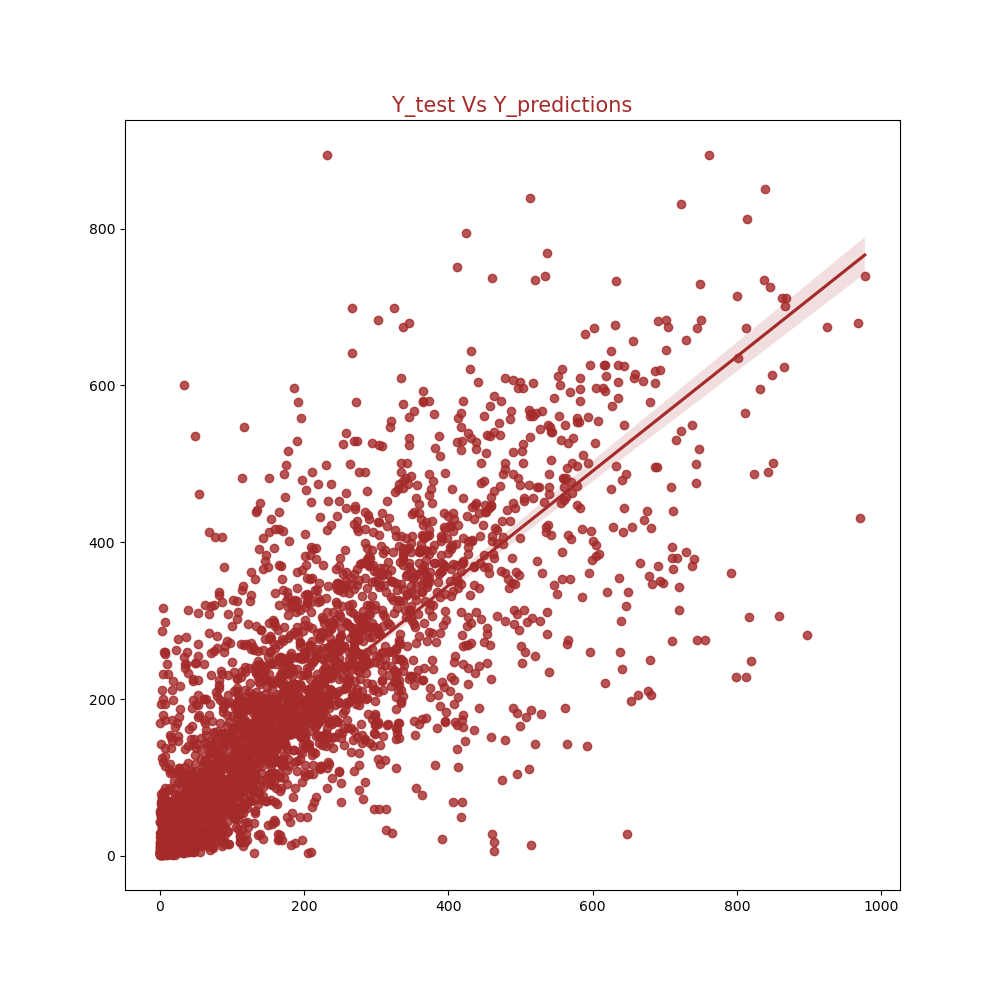

Python code for this plot:
import argparse
import os
import sys
import warnings
import pandas as pd
import tensorflow as tf
import numpy as np
import seaborn as sns
import matplotlib.pyplot as plt
import warnings
from sklearn.linear_model import LinearRegression
from sklearn.neighbors import KNeighborsRegressor
from sklearn.model_selection import GridSearchCV
from sklearn.metrics import mean_squared_error, mean_absolute_error, roc_auc_score
from sklearn.preprocessing import MinMaxScaler
from sklearn.cross_decomposition import PLSRegression
from tensorflow.keras.layers import Dense, Activation
from tensorflow.keras.models import Sequential
from sklearn.model_selection import train_test_split
from sklearn.tree import DecisionTreeRegressor
from sklearn.ensemble import GradientBoostingRegressor

warnings.filterwarnings("ignore")

TRAIN_SPLIT = 8000
SEED = 101
past_history = 24
future_target = 0
BATCH_SIZE = 256
BUFFER_SIZE = 8000
STEPS_PER_EPOCH = 200
EPOCHS = 10
def temperature_segments(value):
    if value < 5:
        return 2.5
    elif value < 15  and value > 5:
        return 10
    elif value < 25 and value > 15:
        return 20
    elif value < 35 and value > 25:
        return 30
    else:
        return 40

def univariate_data(dataset, start_index, end_index, history_size, target_size):
    data = []
    labels = []
    
    start_index = start_index + history_size
    
    if end_index is None:
        end_index = len(dataset) - target_size
        
    for i in range(start_index, end_index):
        indices = range(i - history_size, i)
        data.append(np.reshape(dataset[indices], (history_size, 1)))
        labels.append(dataset[i + target_size])
    return np.array(data), np.array(labels)

def multivariate_data(dataset, target, start_index, end_index, history_size, target_size, step, single_step = False):
    data = []
    labels = []
    
    start_index = start_index + history_size
    
    if end_index is None:
        end_index = len(dataset) - target_size
     

    for i in range(start_index, end_index):
        indices = range(i - history_size, i, step)
        data.append(dataset[indices])
        
        if single_step:
            labels.append(target[i + target_size])
        else:
            labels.append(target[i: i + target_size])
    return np.array(data), np.array(labels)

def create_time_steps(length):
    return (list(range(-length, 0)))

def mwa(history):
    return np.mean(history)
def data_processing(filepath):
    df= pd.read_csv(filepath)
    df['day']= df['datetime'].apply(lambda x: x[8:10])
    df['month']= df['datetime'].apply(lambda x: int(x[5:7]))
    df['hour']= df['datetime'].apply(lambda x: int(x[11:13]))
    temp_max = df['temp'].max()
    temp_min = df['temp'].min()
    df['Temperature_converted'] = df['temp'].apply(lambda x: x * (temp_max - temp_min) + temp_min )
    df['Temperature_segments'] = df['temp'].apply(temperature_segments)
    df['day'] = df['day'].apply(lambda x: int(x))
    df.drop(['casual', 'registered'], axis = 1, inplace = True)
    df['dteday'] = df['datetime'].apply(lambda x: x[:10])

    return df 

def show_plot(plot_data, delta, title):
    labels = ['History', 'True Future', 'Model Prediction']
    marker = ['.-', 'bx', 'go']
    time_steps = create_time_steps(plot_data[0].shape[0])
    
    if delta: 
        future = delta
    else:
        future = 0
        
    plt.figure(figsize = (20, 10))    
    plt.title(title, fontsize = 20)

    for i, x in enumerate(plot_data):
        if i:
            plt.plot(future, plot_data[i], marker[i], markersize = 10, label = labels[i])
        else:
            plt.plot(time_steps, plot_data[i].flatten(), marker[i], label = labels[i])
    plt.legend()
    plt.xlim([time_steps[0], (future + 5) * 2])

def plot_function(dataframe):
    fig, axes = plt.subplots(1, 2, figsize = (15, 5))
    sns.lineplot(ax = axes[0], x = dataframe.columns[0], y = 'Mean Absolute Error', data = dataframe)
    axes[0].set_title('Number of Components Vs Mean Absolute Error', fontsize = 15)
    sns.lineplot(ax = axes[1], x = dataframe.columns[0], y = 'Mean Squared Error', data = dataframe)
    axes[1].set_title('Number of Components Vs Mean Squared Error', fontsize = 15)
    fig.tight_layout()

def plot_train_history(history, title):
    loss = history.history['loss']
    val_loss = history.history['val_loss']
    
    epochs = range(len(loss))
    plt.figure(figsize = (20, 10))
    plt.plot(epochs, loss, 'b', label = 'Training Loss')
    plt.plot(epochs, val_loss, 'r', label = 'Validation Loss')
    plt.title(title, fontsize = 15)
    plt.legend()
    plt.grid()
    
    plt.show()


def train_univariate(df,):
    univariate_data_df = df['count']
    univariate_data_df.index = df['dteday']
    uni_data = univariate_data_df.values

    tf.random.set_seed(SEED)
    uni_train_mean = uni_data[: TRAIN_SPLIT].mean()
    uni_train_std = uni_data[: TRAIN_SPLIT].std()
    uni_data = (uni_data - uni_train_mean) / uni_train_std
    x_train_uni, y_train_uni = univariate_data(uni_data, 0, TRAIN_SPLIT, past_history, future_target)
    x_val_uni, y_val_uni = univariate_data(uni_data, TRAIN_SPLIT, None, past_history, future_target)
    show_plot([x_train_uni[0], y_train_uni[0]], 0, 'Sample Example')
    i = 20
    show_plot([x_train_uni[i], y_train_uni[i], mwa(x_train_uni[i])], 0, 'Moving Average Prediction')
    i = 25
    show_plot([x_train_uni[i], y_train_uni[i], mwa(x_train_uni[i])], 0, 'Moving Average Prediction')


    train_univariate = tf.data.Dataset.from_tensor_slices((x_train_uni, y_train_uni))
    train_univariate = train_univariate.cache().shuffle(BUFFER_SIZE).batch(BATCH_SIZE).repeat()

    val_univariate = tf.data.Dataset.from_tensor_slices((x_val_uni, y_val_uni))
    val_univariate = val_univariate.cache().shuffle(BUFFER_SIZE).batch(BATCH_SIZE).repeat()
    simple_lstm_model = tf.keras.models.Sequential([tf.keras.layers.LSTM(32, input_shape = x_train_uni.shape[-2:]),
                                              tf.keras.layers.Dense(1)])

    simple_lstm_model.compile(optimizer = 'adam', loss = 'mae')


    simple_lstm_model.fit(train_univariate, epochs = EPOCHS, steps_per_epoch = STEPS_PER_EPOCH, validation_data = val_univariate, 
                        validation_steps = 50)
    for x, y in val_univariate.take(5):
        plot = show_plot([x[0].numpy(), y[0].numpy(), simple_lstm_model.predict(x)[0]], 0, 
                        'Simple LSTM model')
                                                    



def train_multivariate(df,):
    features_considered = ['season', 'holiday', 'workingday', 'windspeed', 'temp']
    features = df[features_considered]
    features.index = df['dteday']
    features.head()
    dataset = features.values
    data_mean = dataset[: TRAIN_SPLIT].mean(axis = 0)
    data_std = dataset[: TRAIN_SPLIT].std(axis = 0)

    dataset = (dataset - data_mean) / data_std

    STEP = 1

    x_train_single, y_train_single = multivariate_data(dataset, dataset[:, 1], 0, TRAIN_SPLIT, past_history,
                                                    future_target, STEP, single_step = True)
    x_val_single, y_val_single = multivariate_data(dataset, dataset[:, 1], TRAIN_SPLIT, None, past_history,
                                                future_target, STEP, single_step = True)
    train_data_single = tf.data.Dataset.from_tensor_slices((x_train_single, y_train_single))
    train_data_single = train_data_single.cache().shuffle(BUFFER_SIZE).batch(BATCH_SIZE).repeat()

    val_data_single = tf.data.Dataset.from_tensor_slices((x_val_single, y_val_single))
    val_data_single = val_data_single.batch(BATCH_SIZE).repeat()
    single_step_model = tf.keras.models.Sequential()

    single_step_model.add(tf.keras.layers.LSTM(60, 
                                            input_shape = x_train_single.shape[-2:]))
    single_step_model.add(tf.keras.layers.Dense(1))
    single_step_model.compile(optimizer = tf.keras.optimizers.RMSprop(), loss = 'mae')
    single_step_history = single_step_model.fit(train_data_single, epochs = EPOCHS, steps_per_epoch = STEPS_PER_EPOCH,
                                           validation_data = val_data_single,
                                           validation_steps = 50)
    plot_train_history(single_step_history, 'Training Mean Absolute Error')

def train_ML_data(df):
    df.drop(['dteday','datetime'], axis = 1, inplace = True)
    X = df.drop(['count'], axis = 1).values
    y = df['count'].values
    X_train, X_cv, y_train, y_cv = train_test_split(X, y, test_size = 0.3, random_state = 101)
    scaler = MinMaxScaler()
    scaler.fit(X_train)
    X_train = scaler.transform(X_train)
    X_cv = scaler.transform(X_cv)
    return X_train, X_cv, y_train, y_cv

def train_DNN(X_train, X_cv, y_train, y_cv):
    model = Sequential()
    model.add(Dense(100, activation = 'relu'))
    model.add(Dense(50, activation = 'relu'))
    model.add(Dense(25, activation = 'relu'))
    model.add(Dense(10, activation = 'relu'))
    model.add(Dense(5, activation = 'relu'))
    model.add(Dense(1))
    model.compile(optimizer = 'adam', loss = 'MSE', metrics = ['MSE', 'MAE'])
    model.fit(X_train, y_train, epochs = 500, verbose = 1, validation_data = (X_cv, y_cv))
    plt.figure(figsize = (10, 10))
    sns.regplot(y_cv, model.predict(X_cv), marker = '+', color = 'maroon')
    plt.title('Y_test Vs Y_predictions', color = 'maroon', fontsize = 15)
    plt.savefig('train.png')

def train_KNN(X_train, X_cv, y_train, y_cv):
    model = KNeighborsRegressor()
    mean_squared_error_list = []
    mean_absolute_error_list = []
    roc_auc_score_list = []
    K_nearest_neighbors = [2, 3, 5, 8, 10, 11, 15, 20]
    for i in K_nearest_neighbors:
        model = KNeighborsRegressor(n_neighbors = i)
        model.fit(X_train, y_train)
        y_predict = model.predict(X_cv)
        mean_squared_error_list.append(mean_squared_error(y_predict, y_cv))
        mean_absolute_error_list.append(mean_absolute_error(y_predict, y_cv))
    knn_dictionary = {'K Nearest Neighbors': K_nearest_neighbors, 'Mean Squared Error': mean_squared_error_list, 'Mean Absolute Error': mean_absolute_error_list}
    knn_dataframe = pd.DataFrame(knn_dictionary)
    print(knn_dataframe)
    best_neighbor_index = np.argmin(mean_squared_error_list)
    best_neighbor = K_nearest_neighbors[best_neighbor_index]
    model = KNeighborsRegressor(n_neighbors = best_neighbor)
    model.fit(X_train, y_train)
    y_predict = model.predict(X_cv)
    plt.figure(figsize = (10, 10))
    sns.regplot(y_cv, y_predict, color = 'brown')
    plt.title('Y_test Vs Y_predictions', fontsize = 15, color = 'brown')
    plt.show()

def train_PLSReg(X_train, X_cv, y_train, y_cv):
    n_components_list = [2, 3, 5, 7, 10]
    mean_squared_error_list = []
    mean_absolute_error_list = []
    for i in n_components_list:
        model = PLSRegression(n_components = i)
        model.fit(X_train, y_train)
        y_predict = model.predict(X_cv)
        mean_squared_error_list.append(mean_squared_error(y_predict, y_cv))
        mean_absolute_error_list.append(mean_absolute_error(y_predict, y_cv))
    pls_regression_dict = {'Number of Components': n_components_list, 'Mean Absolute Error': mean_absolute_error_list,
                        'Mean Squared Error': mean_squared_error_list}
    pls_regression_dataframe = pd.DataFrame(pls_regression_dict)
    print(pls_regression_dataframe)
    best_n_components_index = np.argmin(mean_squared_error_list)
    best_n_components = n_components_list[best_n_components_index]
    model = PLSRegression(n_components = best_n_components)
    model.fit(X_train, y_train)
    y_predict = model.predict(X_cv)
    plt.figure(figsize = (10, 10))
    sns.regplot(y_cv, y_predict, color = 'brown')
    plt.title('Y_test Vs Y_predictions', fontsize = 15, color = 'brown')
    plt.show()

def train_DecisionTreeReg(X_train, X_cv, y_train, y_cv):
    max_depth_list = [10, 15, 16, 17, 18, 20, 25]
    mean_absolute_error_list = []
    mean_squared_error_list = []
    for i in max_depth_list:
        model = DecisionTreeRegressor(max_depth = i)
        model.fit(X_train, y_train)
        y_predict = model.predict(X_cv)
        mean_absolute_error_list.append(mean_absolute_error(y_predict, y_cv))
        mean_squared_error_list.append(mean_squared_error(y_predict, y_cv))
    decision_tree_dict = {'Max Depth': max_depth_list, 'Mean Absolute Error': mean_absolute_error_list,
                        'Mean Squared Error': mean_squared_error_list}
    decision_tree_dataframe = pd.DataFrame(decision_tree_dict)
    print(decision_tree_dataframe)
    best_max_depth_index = np.argmin(mean_absolute_error_list)
    best_max_depth = max_depth_list[best_max_depth_index]
    model = DecisionTreeRegressor(max_depth = best_max_depth)
    model.fit(X_train, y_train)
    y_predict = model.predict(X_cv)
    plt.figure(figsize = (10, 10))
    sns.regplot(y_predict, y_cv, marker = '*', color = 'green')
    plt.title('Y_test Vs Y_predictions', fontsize = 15, color = 'green')
    plt.show()

def train_GradientBoostingReg(X_train, X_cv, y_train, y_cv):
    n_estimators_list = [25, 50, 100, 150, 200, 400, 1000]
    mean_squared_error_list = []
    mean_absolute_error_list = []
    for i in n_estimators_list:
        model = GradientBoostingRegressor(n_estimators = i, max_depth = 10)
        model.fit(X_train, y_train)
        y_predict = model.predict(X_cv)
        mean_squared_error_list.append(mean_squared_error(y_cv, y_predict))
        mean_absolute_error_list.append(mean_absolute_error(y_cv, y_predict))
    gradient_boosting_regressor_dict = {"Number of Estimators": n_estimators_list, "Mean Absolute Error": mean_absolute_error_list,
                                    "Mean Squared Error": mean_squared_error_list}
    gradient_boosting_regressor_dataframe = pd.DataFrame(gradient_boosting_regressor_dict) 
    print(gradient_boosting_regressor_dataframe)  
    n_estimators_index = np.argmin(mean_squared_error_list)
    best_n_estimators = n_estimators_list[n_estimators_index]
    model = GradientBoostingRegressor(n_estimators = best_n_estimators, max_depth = 10)
    model.fit(X_train, y_train)
    y_predict = model.predict(X_cv)
    plt.figure(figsize = (10, 10))
    sns.regplot(y_predict, y_cv, marker = 'o', color = 'blue')
    plt.title("Y_test Vs Y_predictions", fontsize = 15, color = 'blue')
    plt.show()

def train_LogReg(X_train, X_cv, y_train, y_cv):
    mean_squared_error_list = []
    mean_absolute_error_list = []
    model = LinearRegression()
    model.fit(X_train, y_train)
    y_predict = model.predict(X_cv)
    mean_squared_error_list.append(mean_squared_error(y_predict, y_cv))
    mean_absolute_error_list.append(mean_absolute_error(y_predict, y_cv))
    print(f"The mean squared error of the linear regression model is {mean_squared_error_list[0]}")
    print(f"The mean absolute error of the linear regression model is {mean_absolute_error_list[0]}")
    plt.figure(figsize = (10, 10))
    sns.regplot(y_cv, y_predict, color = 'orange')
    plt.title("Y_test Vs Y_predictions", fontsize = 15, color = 'orange')
    plt.show()


if __name__=="__main__":

    parser = argparse.ArgumentParser()
    parser.add_argument('--filepath', required=True)
    parser.add_argument('--algorithm', type=str, required=True)
    # parser.add_argument('--x', type=int, default=,)
    # parser.add_argument('--y', type=int, default=)  
    args = parser.parse_args()
    data_file= args.filepath
    algorithm= args.algorithm
    df= data_processing(data_file)
    X_train, X_cv, y_train, y_cv= train_ML_data(df)
    print(algorithm)
    if algorithm=="dnn":
        train_DNN(X_train, X_cv, y_train, y_cv)
        print("HEY")

